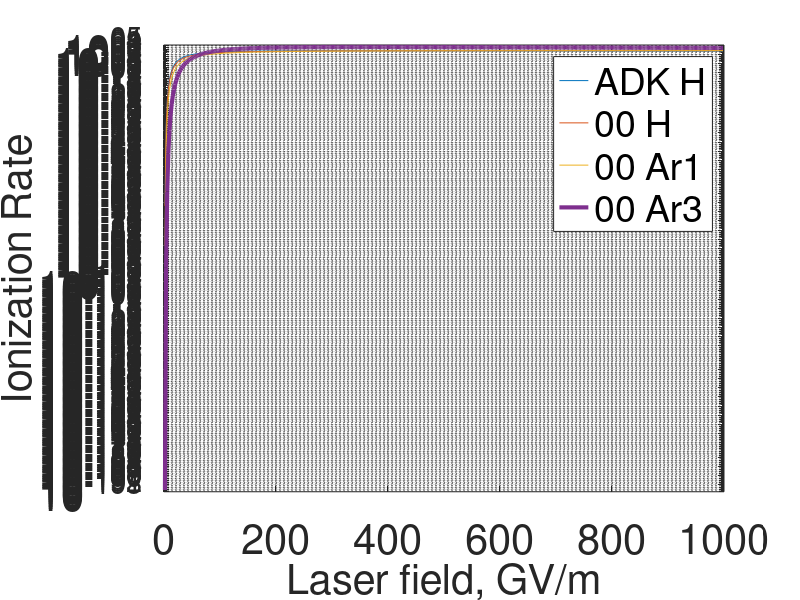
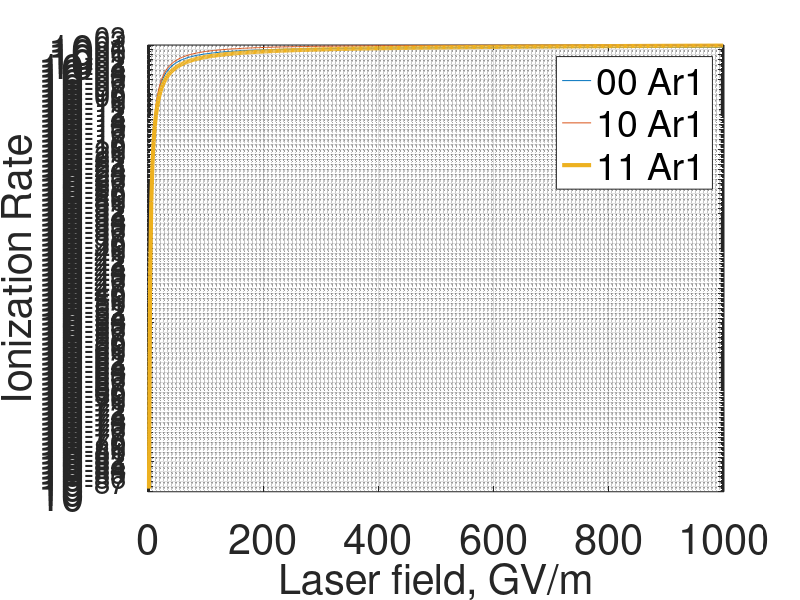
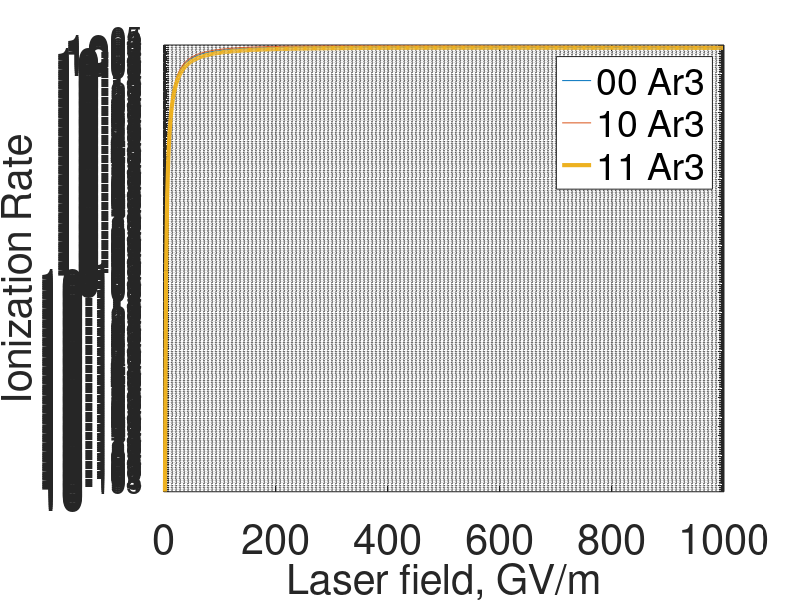

The MATLAB script that drew these images, in order:


% Ionization rates

clear all;

dt = 3.e-15;
Z = 1;
Ui = 13.6;
UH = 13.6;
wa = 4.13e16;
Ea = 510.;
%nstar = 3.69*Z/sqrt(Ui);
nstar = Z*sqrt(UH/Ui);
e = exp(1.);

N = 500;
dE = 1000./N;

for i=1:N

El(i) = 0.1 + (i-1)*dE;
    
%Bruhwiler, PoP, 10, 2022 (2003)
% H-like atoms
W_H_ADK(i) = 1.52e15 * 4^nstar*Ui/(nstar*gamma(2*nstar)) * (20.5*Ui^1.5/El(i))^(2*nstar-1) * exp(-6.83*Ui^1.5/El(i)) * dt;

% Complex atoms, H, l = m = 0

W_00_H(i) = wa*sqrt(3)*(e/pi)^1.5 * (Z^2/nstar^4.5) * (4*e*Ea*Z^3/El(i)/nstar^4)^(2*nstar-1.5) * exp(-2*Ea/(3*El(i)) * (Z/nstar)^3)*dt;
end


% Complex atoms, Ar, l = m = 0
U(1) = 15.75962;	
U(2) = 27.62967;	
U(3) = 40.74;	
U(4) = 59.81;	
U(5) = 75.02;	
U(6) = 91.009;	
U(7) = 124.323;	
U(8) = 143.460;	
U(9) = 422.45;	
U(10) = 478.69;	
U(11) = 538.96;	
U(12) = 618.26;
U(13) = 686.10;	
U(14) = 755.74;	
U(15) = 854.77;	
U(16) = 918.03;	
U(17) = 4120.8857;	
U(18) = 4426.2296;

Z=18;
for i=1:N
El(i) = 0.1 + (i-1)*dE;
%%% U(1) = 15.75962 eV
Z=1;
nstar = Z*sqrt(UH/U(1));
l = 0; m = 0;
W_00_Ar1(i) = wa*sqrt(3)*(e/pi)^1.5 * (Z^2/nstar^4.5) * (4*e*Ea*Z^3/El(i)/nstar^4)^(2*nstar-1.5) * exp(-2*Ea/(3*El(i)) * (Z/nstar)^3)*dt;
l = 1; m = 0;
C_10_Ar1(i) = (2*l+1)*factorial(l+m) / (2*pi*nstar*2^m * factorial(m)*factorial(l-m));
W_10_Ar1(i) = wa*sqrt(3*nstar^3/pi/Z^3 *El(i)/Ea) * Z^2/(2*nstar^2)* (2*e/nstar)^(2*nstar) * exp(-2/3*Ea/El(i)*(Z/nstar)^3) * (2*Ea/El(i)*Z^3/nstar^3)^(2*nstar-m-1) * C_10_Ar1(i) * dt;
l = 1; m = 1;
C_11_Ar1(i) = (2*l+1)*factorial(l+m) / (2*pi*nstar*2^m * factorial(m)*factorial(l-m));
W_11_Ar1(i) = wa*sqrt(3*nstar^3/pi/Z^3 *El(i)/Ea) * Z^2/(2*nstar^2)* (2*e/nstar)^(2*nstar) * exp(-2/3*Ea/El(i)*(Z/nstar)^3) * (2*Ea/El(i)*Z^3/nstar^3)^(2*nstar-m-1) * C_11_Ar1(i) * dt;
% l = 2; m = 0;
% C_20_Ar1(i) = (2*l+1)*factorial(l+m) / (2*pi*nstar*2^m * factorial(m)*factorial(l-m));
% W_20_Ar1(i) = wa*sqrt(3*nstar^3/pi/Z^3 *El(i)/Ea) * Z^2/(2*nstar^2)* (2*e/nstar)^(2*nstar) * exp(-2/3*Ea/El(i)*(Z/nstar)^3) * (2*Ea/El(i)*Z^3/nstar^3)^(2*nstar-m-1) * C_20_Ar1(i) * dt;
% l = 2; m = 1;
% C_21_Ar1(i) = (2*l+1)*factorial(l+m) / (2*pi*nstar*2^m * factorial(m)*factorial(l-m));
% W_21_Ar1(i) = wa*sqrt(3*nstar^3/pi/Z^3 *El(i)/Ea) * Z^2/(2*nstar^2)* (2*e/nstar)^(2*nstar) * exp(-2/3*Ea/El(i)*(Z/nstar)^3) * (2*Ea/El(i)*Z^3/nstar^3)^(2*nstar-m-1) * C_21_Ar1(i) * dt;
% l = 1; m = 1;
% C_22_Ar1(i) = (2*l+1)*factorial(l+m) / (2*pi*nstar*2^m * factorial(m)*factorial(l-m));
% W_22_Ar1(i) = wa*sqrt(3*nstar^3/pi/Z^3 *El(i)/Ea) * Z^2/(2*nstar^2)* (2*e/nstar)^(2*nstar) * exp(-2/3*Ea/El(i)*(Z/nstar)^3) * (2*Ea/El(i)*Z^3/nstar^3)^(2*nstar-m-1) * C_22_Ar1(i) * dt;


%%% U(3) = 40.74 eV
Z=3;
nstar = Z*sqrt(UH/U(2));
l = 0; m = 0;
W_00_Ar3(i) = wa*sqrt(3)*(e/pi)^1.5 * (Z^2/nstar^4.5) * (4*e*Ea*Z^3/El(i)/nstar^4)^(2*nstar-1.5) * exp(-2*Ea/(3*El(i)) * (Z/nstar)^3)*dt;
l = 1; m = 0;
C_10_Ar3(i) = (2*l+1)*factorial(l+m) / (2*pi*nstar*2^m * factorial(m)*factorial(l-m));
W_10_Ar3(i) = wa*sqrt(3*nstar^3/pi/Z^3 *El(i)/Ea) * Z^2/(2*nstar^2)* (2*e/nstar)^(2*nstar) * exp(-2/3*Ea/El(i)*(Z/nstar)^3) * (2*Ea/El(i)*Z^3/nstar^3)^(2*nstar-m-1) * C_10_Ar3(i) * dt;
l = 1; m = 1;
C_11_Ar3(i) = (2*l+1)*factorial(l+m) / (2*pi*nstar*2^m * factorial(m)*factorial(l-m));
W_11_Ar3(i) = wa*sqrt(3*nstar^3/pi/Z^3 *El(i)/Ea) * Z^2/(2*nstar^2)* (2*e/nstar)^(2*nstar) * exp(-2/3*Ea/El(i)*(Z/nstar)^3) * (2*Ea/El(i)*Z^3/nstar^3)^(2*nstar-m-1) * C_11_Ar3(i) * dt;
% l = 2; m = 0;
% C_20_Ar3(i) = (2*l+1)*factorial(l+m) / (2*pi*nstar*2^m * factorial(m)*factorial(l-m));
% W_20_Ar3(i) = wa*sqrt(3*nstar^3/pi/Z^3 *El(i)/Ea) * Z^2/(2*nstar^2)* (2*e/nstar)^(2*nstar) * exp(-2/3*Ea/El(i)*(Z/nstar)^3) * (2*Ea/El(i)*Z^3/nstar^3)^(2*nstar-m-1) * C_20_Ar3(i) * dt;
% l = 2; m = 1;
% C_21_Ar3(i) = (2*l+1)*factorial(l+m) / (2*pi*nstar*2^m * factorial(m)*factorial(l-m));
% W_21_Ar3(i) = wa*sqrt(3*nstar^3/pi/Z^3 *El(i)/Ea) * Z^2/(2*nstar^2)* (2*e/nstar)^(2*nstar) * exp(-2/3*Ea/El(i)*(Z/nstar)^3) * (2*Ea/El(i)*Z^3/nstar^3)^(2*nstar-m-1) * C_21_Ar3(i) * dt;
% l = 2; m = 2;
% C_22_Ar3(i) = (2*l+1)*factorial(l+m) / (2*pi*nstar*2^m * factorial(m)*factorial(l-m));
% W_22_Ar3(i) = wa*sqrt(3*nstar^3/pi/Z^3 *El(i)/Ea) * Z^2/(2*nstar^2)* (2*e/nstar)^(2*nstar) * exp(-2/3*Ea/El(i)*(Z/nstar)^3) * (2*Ea/El(i)*Z^3/nstar^3)^(2*nstar-m-1) * C_22_Ar3(i) * dt;

end


%plot(El,W_H_ADK, El,W_00_H,  El,W_00_Ar1,  El,W_00_Ar3, 'linewidth',3)
semilogy(El,W_H_ADK,  El,W_00_H,  El,W_00_Ar1,  El,W_00_Ar3, 'linewidth',3)
%loglog(El,W_H_ADK,  El,W_00_H,  El,W_00_Ar1,  El,W_00_Ar3, 'linewidth',3)
set(gca,'fontsize',30);
grid on
xlabel('Laser field, GV/m','FontSize',30);
ylabel('Ionization Rate','FontSize',30);
legend('ADK H','00 H','00 Ar1','00 Ar3');

figure
semilogy(El,W_00_Ar1,  El,W_10_Ar1, El,W_11_Ar1, 'linewidth',3)
set(gca,'fontsize',30);
grid on
xlabel('Laser field, GV/m','FontSize',30);
ylabel('Ionization Rate','FontSize',30);
legend('00 Ar1','10 Ar1', '11 Ar1');

figure
semilogy(El,W_00_Ar3,  El,W_10_Ar3, El,W_11_Ar3, 'linewidth',3)
set(gca,'fontsize',30);
grid on
xlabel('Laser field, GV/m','FontSize',30);
ylabel('Ionization Rate','FontSize',30);
legend('00 Ar3','10 Ar3', '11 Ar3');
% 
% k1 = exp(-2/3*Ea./El*(Z/nstar)^3);
% k2 = sqrt(3*nstar^3/pi/Z^3 *El/Ea);
% k3 = (2*Ea./El*Z^3/nstar^3).^(2*nstar-m-1);
% figure
% semilogy(El,k1, El,k2, El,k3, 'linewidth',3)
% set(gca,'fontsize',30);
% grid on
% xlabel('Laser field, GV/m','FontSize',30);
% %ylabel('Ionization Rate','FontSize',30);
% legend('k1','k2','k3');
% 
% Z=1; l=0; m=0;
% nstar = 3.69*Z/sqrt(Ui);
% k1 = exp(-2/3*Ea./El*(Z/nstar)^3);
% k2 = sqrt(3*nstar^3/pi/Z^3 *El/Ea);
% k3 = (2*Ea./El*Z^3/nstar^3).^(2*nstar-m-1);
% figure
% semilogy(El,k1, El,k2, El,k3, 'linewidth',3)
% set(gca,'fontsize',30);
% grid on
% xlabel('Laser field, GV/m','FontSize',30);
% %ylabel('Ionization Rate','FontSize',30);
% legend('k1','k2','k3');
% title('Hydrogen, Z=1, l=m=0, U_H = 13.6eV');
